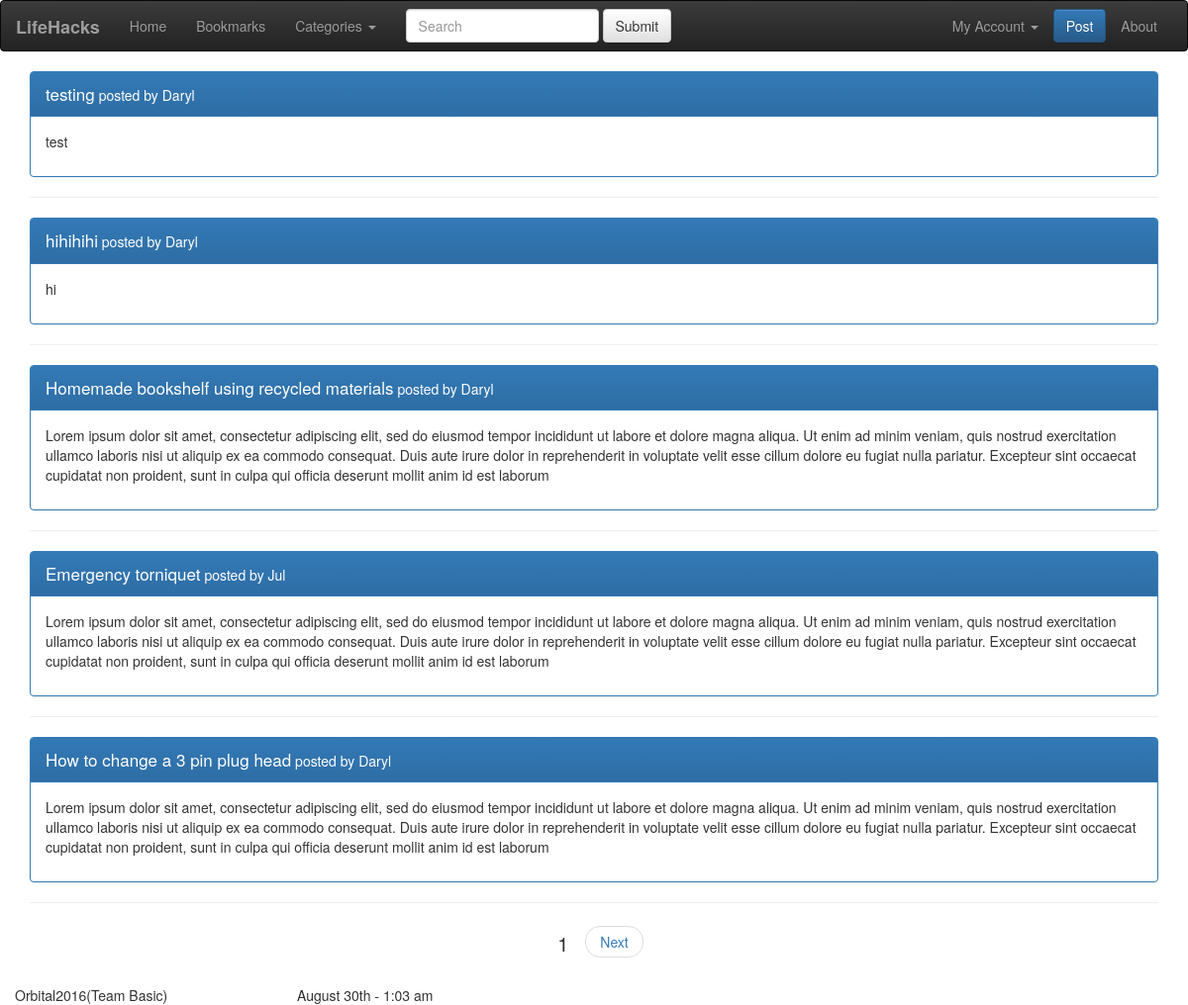
Screenshot of /index.php (signed in) with the database file from the repository.
### tables this page shows
CREATE TABLE IF NOT EXISTS `posts` (
  `id` int(11) NOT NULL AUTO_INCREMENT,
  `user_fk` int(11) NOT NULL,
  `title` varchar(256) DEFAULT NULL,
  `category` varchar(32) NOT NULL,
  `content` varchar(512) NOT NULL,
  `video` varchar(256) DEFAULT NULL,
  `upvote` int(11) NOT NULL DEFAULT '0',
  `downvote` int(11) NOT NULL DEFAULT '0',
  PRIMARY KEY (`id`),
  KEY `id` (`id`),
  KEY `user_fk` (`user_fk`)
);

CREATE TABLE IF NOT EXISTS `users` (
  `id` int(11) NOT NULL AUTO_INCREMENT,
  `username` varchar(256) NOT NULL,
  `password` varchar(256) NOT NULL,
  PRIMARY KEY (`id`),
  KEY `id` (`id`)
);

### getposts.php (the view, shortened to what this page needs)
<?php
while ($post = mysql_fetch_assoc($grab_posts)) {
	    $poster_id = $post['user_fk'];
	    $title = $post['title'];
	    $content = $post['content'];
	    $getposter = mysql_query("SELECT * FROM users WHERE id = '$poster_id'");
	    while($poster = mysql_fetch_assoc($getposter))
		    $poster_un = $poster['username'];
?>
			<div class="panel panel-primary">
			  <div class="panel-heading">
			  	<span style="font-size:17px"><?=$title?></span> posted by <?=$poster_un?></div>
			  <div class="panel-body">
			    <p><?=$content?></p>
			  </div>
			</div>
			<hr />
<?php }  ?>

### index.php (shortened to what this page needs)
<!DOCTYPE html>
<?php
	include("/home/lifehac5/public_html/inc/header.inc.php");
?>
	<div class="container">
<?php
	$per_page = 5;
	if (!isset($_GET['page']))
   		$page = 1;
	else{
            if((int)$_GET['page']>=1)
	      $page = (int)$_GET['page'];
        }
	$offset = $per_page*$page - $per_page;
	$term = isset($_GET['search_term'])?$_GET['search_term']:"";
	$cat_selected = "";
	if (!empty($_GET['search_term'])) {
		$query = "SELECT * FROM posts WHERE
			`title` LIKE '%$term%' OR
			`category` LIKE '%$term%' OR
			`content` LIKE '%$term%' ";
	}
	else if(!empty($_GET['category'])){
		$cat_selected = $_GET['category'];
		$query = "SELECT * FROM posts WHERE category='$cat_selected' ";
	}
	else
		$query = "SELECT * FROM posts ";
	$query = $query."ORDER by id desc LIMIT $per_page OFFSET ";
	$grab_posts = mysql_query($query.$offset);
	$offset += $per_page;
	$check_next = mysql_query($query.$offset);
	$numrows = mysql_num_rows($grab_posts);
	$next_rows = mysql_num_rows($check_next);
	if($numrows == 0)
		echo "<h2>"."Sorry! No posts to show here."."</h2>";
	else
		include 'getposts.php';
?>
			<nav>
				<ul class="pager">
				    <div class="btn" style="font-size:20px"><?=$page?></div>
				    <?php if($next_rows != 0){ ?>
				    	<li><a href="index.php?search_term=<?=$term?>&category=<?=$cat_selected?>&page=<?=$page+1?>">Next</a></li>
				    <?php }?>
		  		</ul>
			</nav>
		</div>
		<footer class="col-m-3 col-sm-3">Orbital2016(Team Basic)</footer>
		<?php
			if(isset($_COOKIE["loggedin"]))
				echo $_COOKIE["loggedin"];
		?>
	</body>
</html>

### inc/header.inc.php (shortened to what this page needs)
<!DOCTYPE html>
<html>
	<head>
		<link rel="stylesheet" type="text/css" href="/home/lifehac5/public_html/styles/main.css">
		<link rel="stylesheet" href="https://maxcdn.bootstrapcdn.com/bootstrap/3.3.6/css/bootstrap.min.css">
		<link rel="stylesheet" href="https://maxcdn.bootstrapcdn.com/bootstrap/3.3.6/css/bootstrap-theme.min.css">
	</head>
	<body>
		<header>
			<nav class="navbar navbar-inverse">
				<div class="container-fluid">
			    <div class="navbar-header">
			      <a class="navbar-brand" href="index.php"><b>LifeHacks</b></a>
			    </div>
			    <div class="collapse navbar-collapse" id="bs-example-navbar-collapse-1">
			      <ul class="nav navbar-nav">
			        <li class=""><a href="index.php">Home <span class="sr-only">(current)</span></a></li>
			        <li><a href="bookmarks.php">Bookmarks</a></li>
			        <li class="dropdown">
			          <a href="#" class="dropdown-toggle" data-toggle="dropdown" role="button" aria-haspopup="true" aria-expanded="false">Categories <span class="caret"></span></a>
				    </li>
			      </ul>
			      <form  action="index.php" class="navbar-form navbar-left" role="search">
			        <div class="form-group">
			          <input type="text" name ="search_term" class="form-control" placeholder="Search">
			        </div>
			        <button type="submit" class="btn btn-default">Submit</button>
			      </form>
			      <ul class="nav navbar-nav navbar-right">
			        <li class="dropdown">
			          <a href="#" class="dropdown-toggle" data-toggle="dropdown" role="button" aria-haspopup="true" aria-expanded="false">My Account <span class="caret"></span></a>
			        </li>
			        <li class="postbtn">
			     	  <button type="button" class="btn btn-primary" data-toggle="modal" data-target="#postModal">Post</button>
			        </li>
			        <li><a href="about.php">About</a></li>
			      </ul>
			    </div>
			  </div>
			</nav>
		</header>

### styles/main.css (style rules this page uses)
.postbtn { padding: 8px 0px 0px 0px; }

### rows the page displays
posts: title "testing", user_fk.username "Daryl", content "test"
posts: title "hihihihi", user_fk.username "Daryl", content "hi"
posts: title "Homemade bookshelf using recycled materials", user_fk.username "Daryl", content "Lorem ipsum dolor sit amet, consectetur adipiscing elit, sed do eiusmod tempor incididunt ut labore et dolore magna aliqua. Ut enim ad minim veniam, quis nostrud exercitation ullamco laboris nisi ut aliquip ex ea commodo consequat. Duis aute irure dolor in reprehenderit in voluptate velit esse cillum dolore eu fugiat nulla pariatur. Excepteur sint occaecat cupidatat non proident, sunt in culpa qui officia deserunt mollit anim id est laborum"
posts: title "Emergency torniquet", user_fk.username "Jul", content "Lorem ipsum dolor sit amet, consectetur adipiscing elit, sed do eiusmod tempor incididunt ut labore et dolore magna aliqua. Ut enim ad minim veniam, quis nostrud exercitation ullamco laboris nisi ut aliquip ex ea commodo consequat. Duis aute irure dolor in reprehenderit in voluptate velit esse cillum dolore eu fugiat nulla pariatur. Excepteur sint occaecat cupidatat non proident, sunt in culpa qui officia deserunt mollit anim id est laborum"
posts: title "How to change a 3 pin plug head", user_fk.username "Daryl", content "Lorem ipsum dolor sit amet, consectetur adipiscing elit, sed do eiusmod tempor incididunt ut labore et dolore magna aliqua. Ut enim ad minim veniam, quis nostrud exercitation ullamco laboris nisi ut aliquip ex ea commodo consequat. Duis aute irure dolor in reprehenderit in voluptate velit esse cillum dolore eu fugiat nulla pariatur. Excepteur sint occaecat cupidatat non proident, sunt in culpa qui officia deserunt mollit anim id est laborum"

### other values shown
$page "1"
$_COOKIE["loggedin"] "August 30th - 1:03 am"
